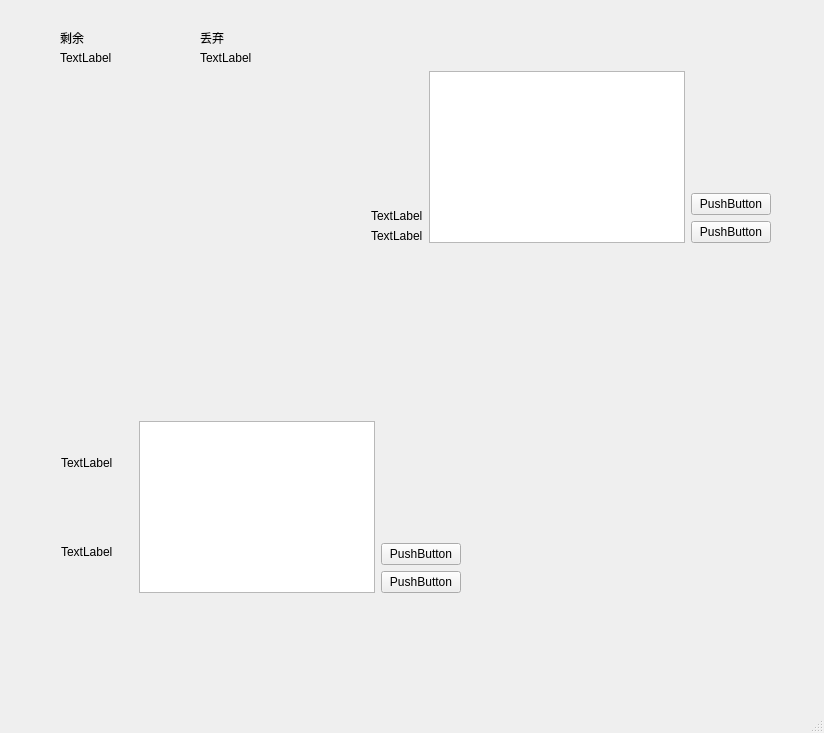
<?xml version="1.0" encoding="UTF-8"?>
<ui version="4.0">
 <class>QYXCQClass</class>
 <widget class="QMainWindow" name="QYXCQClass">
  <property name="geometry">
   <rect>
    <x>0</x>
    <y>0</y>
    <width>824</width>
    <height>733</height>
   </rect>
  </property>
  <property name="windowTitle">
   <string>QYXCQ</string>
  </property>
  <widget class="QWidget" name="centralWidget">
   <widget class="QWidget" name="playBoard" native="true">
    <property name="enabled">
     <bool>true</bool>
    </property>
    <property name="geometry">
     <rect>
      <x>30</x>
      <y>20</y>
      <width>791</width>
      <height>641</height>
     </rect>
    </property>
    <widget class="QWidget" name="layoutWidget">
     <property name="geometry">
      <rect>
       <x>330</x>
       <y>40</y>
       <width>422</width>
       <height>194</height>
      </rect>
     </property>
     <layout class="QHBoxLayout" name="horizontalLayout">
      <item>
       <layout class="QVBoxLayout" name="verticalLayout">
        <item>
         <spacer name="verticalSpacer">
          <property name="orientation">
           <enum>Qt::Vertical</enum>
          </property>
          <property name="sizeHint" stdset="0">
           <size>
            <width>20</width>
            <height>40</height>
           </size>
          </property>
         </spacer>
        </item>
        <item>
         <widget class="QLabel" name="player1CardLabel">
          <property name="text">
           <string>TextLabel</string>
          </property>
         </widget>
        </item>
        <item>
         <widget class="QLabel" name="player1BloodLabel">
          <property name="text">
           <string>TextLabel</string>
          </property>
         </widget>
        </item>
       </layout>
      </item>
      <item>
       <widget class="QListWidget" name="player1CardContainer">
        <property name="selectionMode">
         <enum>QAbstractItemView::MultiSelection</enum>
        </property>
       </widget>
      </item>
      <item>
       <layout class="QVBoxLayout" name="verticalLayout_2">
        <item>
         <spacer name="verticalSpacer_2">
          <property name="orientation">
           <enum>Qt::Vertical</enum>
          </property>
          <property name="sizeHint" stdset="0">
           <size>
            <width>20</width>
            <height>40</height>
           </size>
          </property>
         </spacer>
        </item>
        <item>
         <widget class="QPushButton" name="player1CancelButton">
          <property name="text">
           <string>PushButton</string>
          </property>
         </widget>
        </item>
        <item>
         <widget class="QPushButton" name="player1OkButton">
          <property name="text">
           <string>PushButton</string>
          </property>
         </widget>
        </item>
       </layout>
      </item>
     </layout>
    </widget>
    <widget class="QWidget" name="layoutWidget">
     <property name="geometry">
      <rect>
       <x>20</x>
       <y>390</y>
       <width>422</width>
       <height>194</height>
      </rect>
     </property>
     <layout class="QHBoxLayout" name="horizontalLayout_2">
      <item>
       <layout class="QVBoxLayout" name="verticalLayout_3">
        <item>
         <widget class="QLabel" name="player2CardLabel">
          <property name="text">
           <string>TextLabel</string>
          </property>
         </widget>
        </item>
        <item>
         <widget class="QLabel" name="player2BloodLabel">
          <property name="text">
           <string>TextLabel</string>
          </property>
         </widget>
        </item>
       </layout>
      </item>
      <item>
       <spacer name="verticalSpacer_3">
        <property name="orientation">
         <enum>Qt::Vertical</enum>
        </property>
        <property name="sizeHint" stdset="0">
         <size>
          <width>20</width>
          <height>40</height>
         </size>
        </property>
       </spacer>
      </item>
      <item>
       <widget class="QListWidget" name="player2CardContainer">
        <property name="selectionMode">
         <enum>QAbstractItemView::MultiSelection</enum>
        </property>
       </widget>
      </item>
      <item>
       <layout class="QVBoxLayout" name="verticalLayout_4">
        <item>
         <spacer name="verticalSpacer_4">
          <property name="orientation">
           <enum>Qt::Vertical</enum>
          </property>
          <property name="sizeHint" stdset="0">
           <size>
            <width>20</width>
            <height>40</height>
           </size>
          </property>
         </spacer>
        </item>
        <item>
         <widget class="QPushButton" name="player2OkButton">
          <property name="text">
           <string>PushButton</string>
          </property>
         </widget>
        </item>
        <item>
         <widget class="QPushButton" name="player2CancelButton">
          <property name="text">
           <string>PushButton</string>
          </property>
         </widget>
        </item>
       </layout>
      </item>
     </layout>
    </widget>
    <widget class="QLabel" name="remainNumLabel">
     <property name="geometry">
      <rect>
       <x>30</x>
       <y>30</y>
       <width>72</width>
       <height>15</height>
      </rect>
     </property>
     <property name="text">
      <string>TextLabel</string>
     </property>
    </widget>
    <widget class="QLabel" name="discardNumLabel">
     <property name="geometry">
      <rect>
       <x>170</x>
       <y>30</y>
       <width>72</width>
       <height>15</height>
      </rect>
     </property>
     <property name="text">
      <string>TextLabel</string>
     </property>
    </widget>
    <widget class="QLabel" name="label">
     <property name="geometry">
      <rect>
       <x>30</x>
       <y>10</y>
       <width>72</width>
       <height>15</height>
      </rect>
     </property>
     <property name="text">
      <string>剩余</string>
     </property>
    </widget>
    <widget class="QLabel" name="label_2">
     <property name="geometry">
      <rect>
       <x>170</x>
       <y>10</y>
       <width>72</width>
       <height>15</height>
      </rect>
     </property>
     <property name="text">
      <string>丢弃</string>
     </property>
    </widget>
   </widget>
  </widget>
  <widget class="QMenuBar" name="menuBar">
   <property name="geometry">
    <rect>
     <x>0</x>
     <y>0</y>
     <width>824</width>
     <height>26</height>
    </rect>
   </property>
  </widget>
  <widget class="QStatusBar" name="statusBar"/>
 </widget>
 <layoutdefault spacing="6" margin="11"/>
 <resources>
  <include location="QYXCQ.qrc"/>
 </resources>
 <connections/>
</ui>
